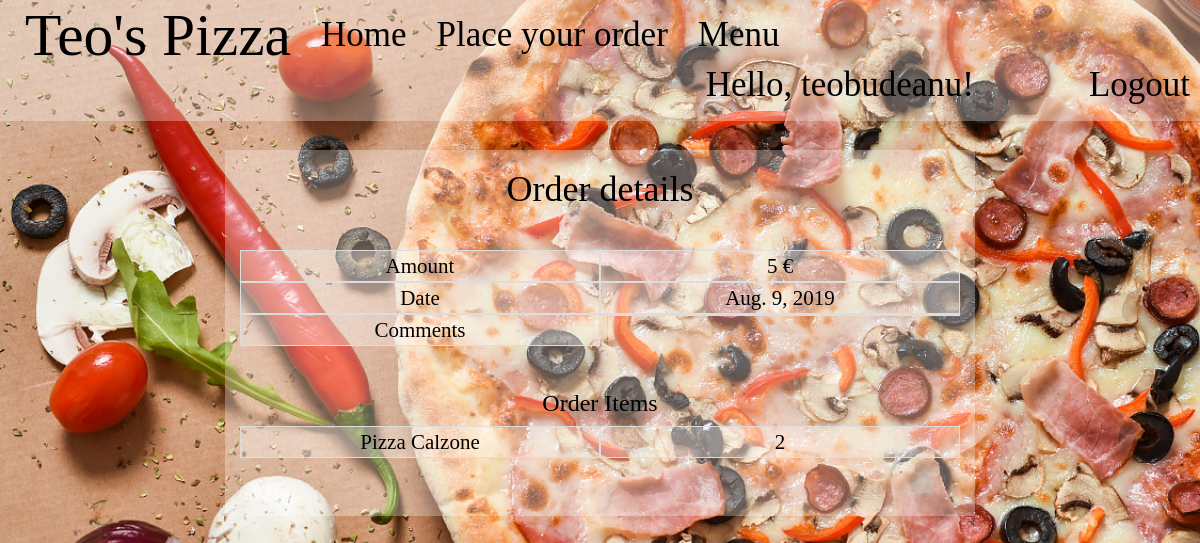
/order/order_details/128/ (signed in), run on the app's committed database.
### order/models.py (models this page shows, shortened)
class Order(models.Model):
    user = models.ForeignKey(User, on_delete=models.CASCADE)
    address = models.CharField(max_length = 30, blank=True, null=True)
    comment = models.TextField(blank=True, null=True)
    date = models.DateField(auto_now_add=True)
    confirmed = models.BooleanField(default=False)
    paid = models.BooleanField(default=False)
    objects = OrdersQuerySet.as_manager()
    class Meta:
        ordering = ['-id']
    def get_amount(self):
        return sum([Pizza.objects.get(pk=ol.pizza_type.id).price for ol in self.order_items.all()])

class OrderItem(models.Model):
    pizza_type = models.ForeignKey(Pizza, on_delete=models.CASCADE, blank=True, null=True)
    quantity = models.IntegerField(validators=[MinValueValidator(0),
                                            MaxValueValidator(10)], default='0')
    order = models.ForeignKey(Order, related_name='order_items',
                                    on_delete=models.CASCADE)

class Pizza(models.Model):
    name = models.CharField (max_length = 30)
    description = models.TextField()
    price = models.IntegerField(validators=[MinValueValidator(0),
                                            MaxValueValidator(100)])
    img_url = models.CharField(max_length = 50, default = "bg1.jpg")
    stock = models.IntegerField(validators=[MinValueValidator(0),
                                        MaxValueValidator(100)], default = '0')
    class Meta:
        ordering = ['name']
    def get_absolute_url(self):
        return reverse('pizza_details', args=[self.id])

### order/views.py (the view)
# urls.py: re_path(r'^order_details/(?P<pk>\d+)/$', OrderDetails.as_view(), name="order_details"),
@method_decorator(login_required, name='dispatch')
class OrderDetails(RetrieveAPIView):
    renderer_classes = [TemplateHTMLRenderer]
    template_name = 'orders/order_details.html'
    serializer_class = OrderSerializer
    def get_queryset(self):
        return Order.objects.all()
    def get_object(self, queryset=None):
        if queryset is None:
            queryset = self.get_queryset()
        pk = self.kwargs['pk']
        queryset = queryset.filter(pk=pk)
        try:
            obj = queryset.get()
        except queryset.model.DoesNotExist:
            return None
        return obj
    def get(self, request,*args, **kwargs):
        order = self.get_object()
        if(order!=None):
            if not request.user == order.user:
                text = "You are not authorized to access this Order"
                return Response({'text': text}, template_name = 'error.html',
                                                 status=status.HTTP_404_NOT_FOUND)
            order_items = OrderItem.objects.all().filter(order=order)
            order_serializer = OrderSerializer(order)
            order_items_serializer = OrderItemSerializer(order_items)
            return Response({'order': order, 'order_items': order_items},
                                                    status=status.HTTP_200_OK)
        else:
            text = "We couldn't find the Order you requested."
            return Response({'text':text}, template_name = 'error.html',
                                             status=status.HTTP_404_NOT_FOUND)

### order/templatetags/pizza_extras.py (called while the page is built)
@register.inclusion_tag('orders/pizza_listing.html')
def pizza_list():
    pizzas = Pizza.objects.all()
    return {'pizza_list' : pizzas}

### templates/orders/order_details.html (shortened to what this page needs)
{% extends 'base.html' %}
{% load crispy_forms_tags %}
{% block styling %}
{{ block.super }}
{% endblock styling %}
{% block content %}
<h1>Order details</h1><br>
  <div class="form-row">
    <div class="col-sm-6 table-bordered">Amount</div>
    <div class="col-sm-6 table-bordered">{{ order.get_amount }} &euro;</div>
  </div>
  <div class="form-row">
    <div class="col-sm-6 table-bordered">Date</div>
    <div class="col-sm-6 table-bordered">{{ order.date }}</div>
  </div>
  {% if order.comment != "x" %}
  <div class="form-row">
    <div class="col-sm-6 table-bordered">Comments</div>
    <div class="col-sm-6 table-bordered">{{ order.comment }}</div>
  </div>
  {% else %}
  <div class="form-row">
    <div class="col-sm-6 table-bordered">Comments</div>
    <div class="col-sm-6 table-bordered">None</div>
  </div>
  {% endif %}
<br><br><br><br>
  <h3>Order Items</h3>
  {% for ol in order_items %}
  <div class="form-row">
    <div class="col-sm-6 table-bordered" >
      {{ ol.pizza_type.name }}
    </div>
    <div class="col-sm-6 table-bordered">
      {{ ol.quantity }}
    </div>
  </div>
  {% endfor %}
<br><br><br>
{% endblock %}

### templates/base.html (shortened to what this page needs)
{% load static %}
{% load pizza_extras %}
<!DOCTYPE html>
<html lang="en">
<head>
  <link rel="stylesheet" href="https://maxcdn.bootstrapcdn.com/bootstrap/3.4.0/css/bootstrap.min.css">
  {% block styling %}
    <link rel="stylesheet" href="/static/css/basestyle.css">
  {% endblock styling %}
</head>
<body>
<nav class="navbar transparent navbar-fixed-top">
  <div class="navbar-header">
    <a class="navbar-brand navbutton" href="{% url 'welcome' %}">Teo's Pizza</a>
  </div>
  <div class="collapse navbar-collapse">
  <ul class="nav navbar-nav">
    <li><a class="navbutton" href="{% url 'client_home' %}">Home</a></li>
    <li><a class="navbutton" href="{% url 'place_order' %}">Place your order</a></li>
    <li class="dropdown"><a class="dropdown-toggle navbutton" data-toggle="dropdown" href="#">Menu</a>
     </li>
   </ul>
   <ul class="nav navbar-nav navbar-right">
          {% if user.is_authenticated %}
            <li><div id="hello">Hello, {{ user }}!</div></li>
            <li><a class="navbutton" href="{% url "client_logout" %}">Logout</a></li>
          {% else %}
            <li><a class="navbutton" href="{% url "client_login" %}">Login</a></li>
          {% endif %}
   </ul>
   </div>
</nav>
<div class="container container-bg">
      {% block content %}
      {% endblock %}
</div>
</body>
</html>

### static/css/basestyle.css (style rules this page uses)
body { color: black; text-align: center; background: url(../img/bg1.jpg); background-repeat: no-repeat; background-size: cover; background-attachment: fixed; }
.navbar-fixed-top.transparent { padding:10px; background: rgba(255, 255, 255, 0.3); font-family: "Marker Felt"; font-size: 35px; }
.navbar-brand { font-size:170%; }
.dropdown { width = 300px; }
.navbutton { color: black !important; }
#hello { color: black; margin-right: 100px; }

### templates/orders/order_details.html (style rules this page uses)
.container { margin-top: 150px; font-family: "Chalkduster"; font-size: 150%; max-width:750px; background: rgba(255, 255, 255, 0.3); }
.col-sm-6 { background: rgba(255, 255, 255, 0.3) }

### data on the page
Order: get_amount "5", date "Aug. 9, 2019"
OrderItem: pizza_type.name "Pizza Calzone", quantity "2"

### other printed values
{{ user }} "teobudeanu"
